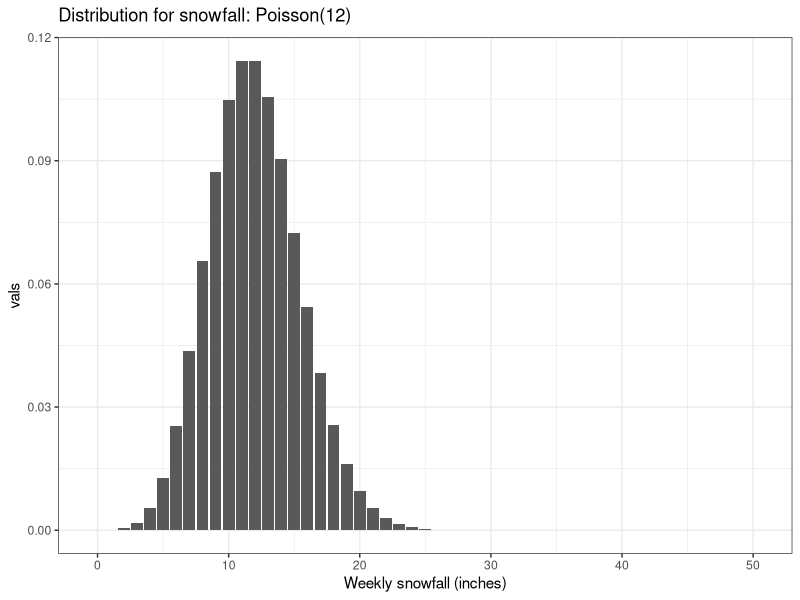
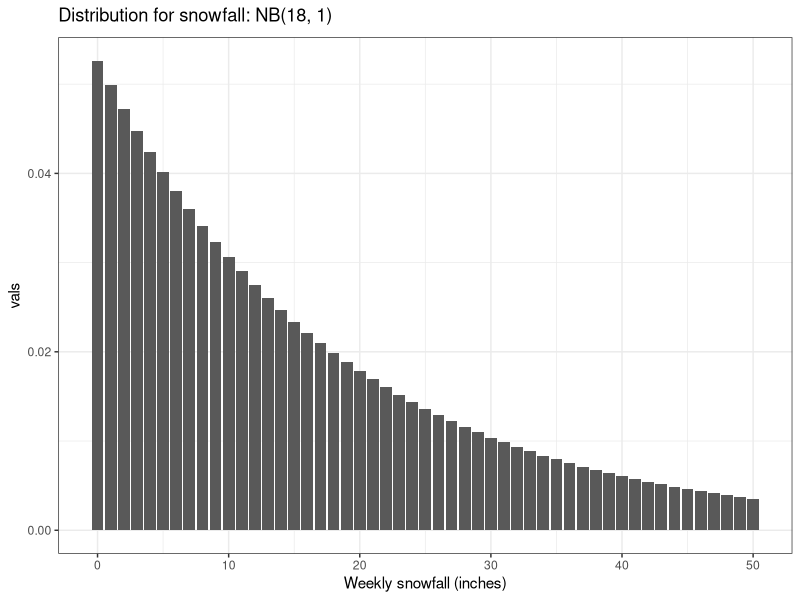
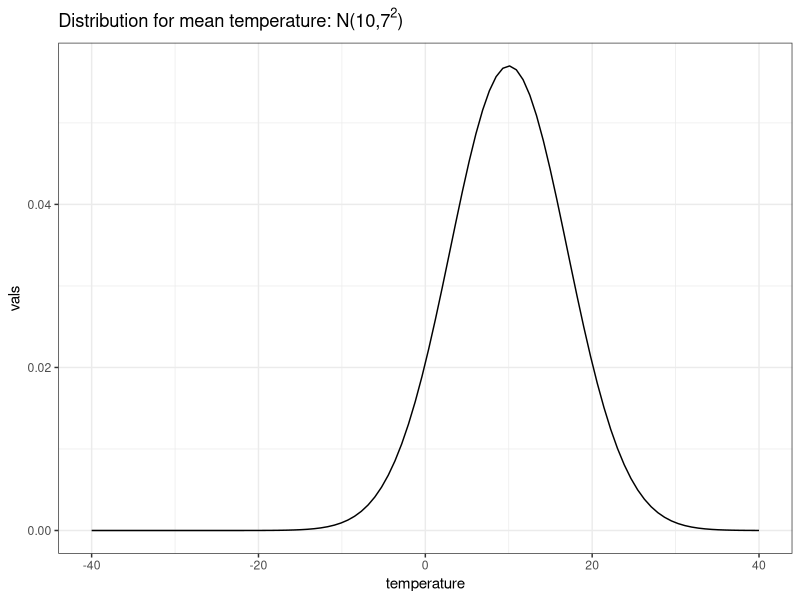
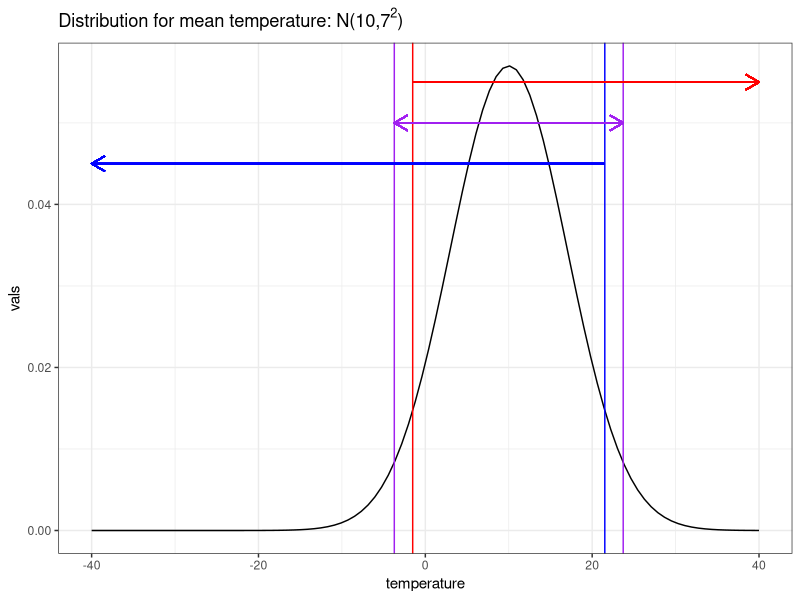

Recreate these plots in R, in order.
## ---- chunk 1
library(tidyverse)
snow_seq <- 0:50
tibble(vals = c(dpois(snow_seq, 12)),
       `Weekly snowfall (inches)` = snow_seq) %>%
  ggplot(aes(x = `Weekly snowfall (inches)`, y = vals)) +
  geom_col() + theme_bw() +
  ggtitle(expression(paste('Distribution for snowfall: Poisson(12)')))
## ---- chunk 2
library(tidyverse)
snow_seq <- 0:50
tibble(vals = c(dnbinom(snow_seq, mu = 18, size = 1)),
       `Weekly snowfall (inches)` = snow_seq) %>%
  ggplot(aes(x = `Weekly snowfall (inches)`, y = vals)) +
  geom_col() + theme_bw() +
  ggtitle(expression(paste('Distribution for snowfall: NB(18, 1)')))
## ---- chunk 3
temp_seq <- seq(-40,40, length.out = 100)
tibble(vals = c(dnorm(temp_seq, 10, 7)),
       temperature = temp_seq) %>%
  ggplot(aes(x = temperature, y = vals)) +
  geom_line() + theme_bw() +
  ggtitle(expression(paste('Distribution for mean temperature: N(10,',7^2,')')))
## ---- chunk 4
temp_seq <- seq(-40,40, length.out = 100)
tibble(vals = c(dnorm(temp_seq, 10, 7)),
       temperature = temp_seq) %>%
  ggplot(aes(x = temperature, y = vals)) +
  geom_line() + theme_bw() +
  ggtitle(expression(paste('Distribution for mean temperature: N(10,',7^2,')'))) +
  geom_vline(xintercept = qnorm(.05,10,7), color = 'red' ) +
  geom_vline(xintercept = qnorm(.95,10,7), color = 'blue' ) +
  geom_vline(xintercept = qnorm(.025,10,7), color = 'purple' ) +
  geom_vline(xintercept = qnorm(.975,10,7), color = 'purple' ) +
  geom_segment(x = qnorm(.05,10,7), y = .055, xend = 40, yend = .055,
               arrow = arrow(length = unit(0.03, "npc"), ends = "last"), color = 'red') +
  geom_segment(x = qnorm(.025,10,7), y = .05, xend = qnorm(.975,10,7), yend = .05,
               arrow = arrow(length = unit(0.03, "npc"), ends = "both"), color = 'purple') +
  geom_segment(x = qnorm(.95,10,7), y = .045, xend = -40, yend = .045,
               arrow = arrow(length = unit(0.03, "npc"), ends = "last"), color = 'blue') 
## ---- chunk 5
num_hands <- 100000
bust <- rep(FALSE, num_hands)
values <- rep(c(2:10,10,10,10,11), each = 4)

for (i in 1:num_hands){
  shuffle <- sample(values)
  num_cards <- 2
  total <- sum(shuffle[1:num_cards])
  while (total < 17){
    num_cards <- num_cards + 1
    total <- sum(shuffle[1:num_cards])
  }
  if (total > 21) {
    bust[i] = TRUE
  }
}

